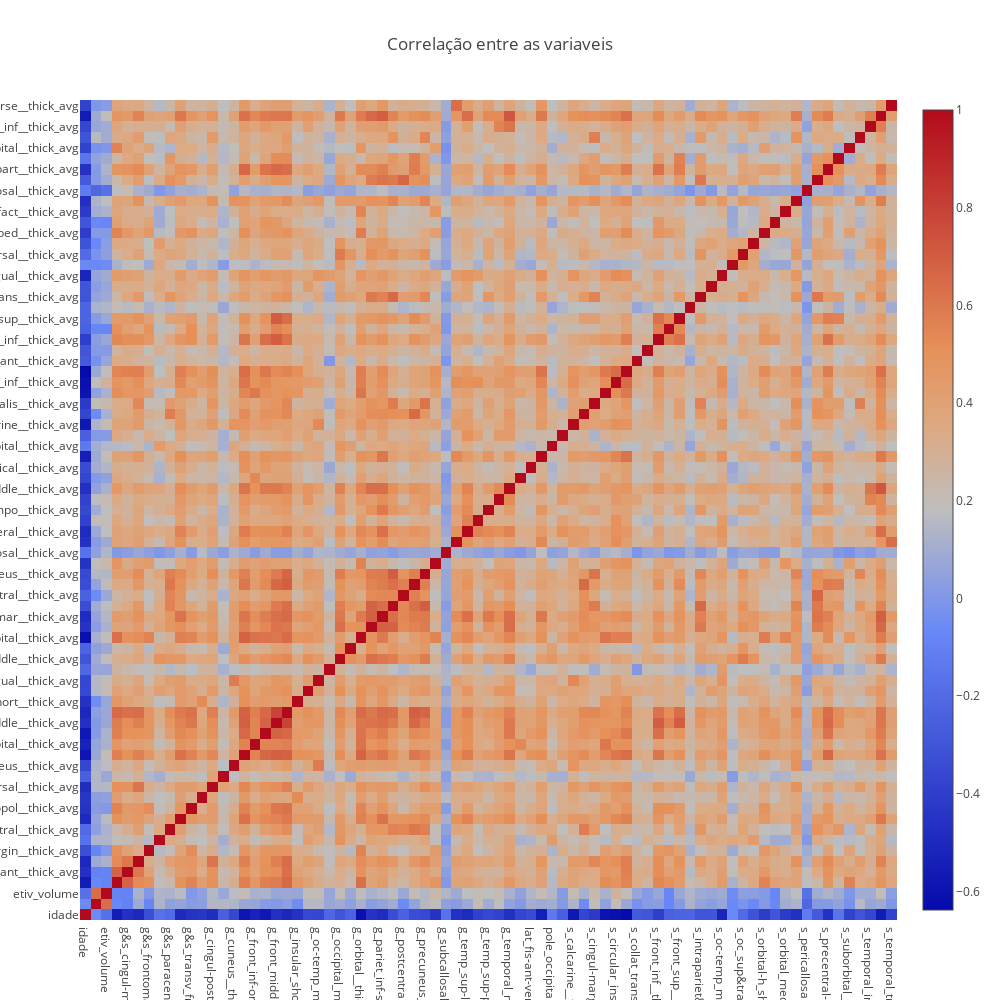

Here is the notebook cell this chart was saved with:
### Code cell
import plotly.plotly as py
import plotly.graph_objs as go

corr_m = df_pre.corr()

colorscales = ['Greys', 'YlGnBu', 'Greens', 'YlOrRd', 'Bluered', 'RdBu',
            'Reds', 'Blues', 'Picnic', 'Rainbow', 'Portland', 'Jet',
            'Hot', 'Blackbody', 'Earth', 'Electric', 'Viridis', 'Cividis']

heatmap = go.Heatmap(z=corr_m.as_matrix(), x=corr_m.columns, y=corr_m.index,autocolorscale=True)


data=[heatmap]


#     print(df__['{}_0'.format(clas)].sum())
layout = dict(title='Correlação entre as variaveis',
             xaxis=dict(
                            autorange=True,
                            showgrid=True,
                            zeroline=False,
                            showline=False,
                            ticks='',
                            showticklabels=True
                        ),
                        yaxis=dict(
                            autorange=True,
                            showgrid=False,
                            zeroline=False,
                            showline=False,
                            ticks='',
                            showticklabels=True
                        ),
                  width=1000, 
                  height=1000,  #960
                  margin=go.layout.Margin(
#                                             l=410,
    #                                       r=50,
    #                                       b=100,
    #                                       t=100,
    #                                       pad=4
                                        ),
    #               paper_bgcolor='rgba(1,2,0,0)',
    #               plot_bgcolor='rgba(1,2,0,0)'
             )



fig = go.Figure(data=data, layout=layout)
#     plotly.offline.plot(fig)

iplot(fig, filename='horizontal-bar')
# pio.write_image(fig, 'braskem_corr_categorias.'%(OUTPUT_PATH,targ.lower(),clas))
plotly.offline.plot(fig, filename = 'braskem_corr_categorias.html', auto_open=False)

### Figure 1 — Plotly figure (JSON) as saved in the notebook; plotly's stock layout.template omitted (floating-point values rounded to 4 significant figures; data arrays with more than 128 entries replaced by an {"elided": "..."} marker saying what was removed)
{"data": [{"autocolorscale": true, "type": "heatmap", "uid": "fba89e8d-ad36-4e78-8b52-fefc1d6960ab", "x": ["idade", "sexo", "etiv_volume", "g&s_cingul-ant__thick_avg", "g&s_cingul-mid-ant__thick_avg", "g&s_cingul-mid-post__thick_avg", "g&s_frontomargin__thick_avg", "g&s_occipital_inf__thick_avg", "g&s_paracentral__thick_avg", "g&s_subcentral__thick_avg", "g&s_transv_frontopol__thick_avg", "g_ins_lg&s_cent_ins__thick_avg", "g_cingul-post-dorsal__thick_avg", "g_cingul-post-ventral__thick_avg", "g_cuneus__thick_avg", "g_front_inf-opercular__thick_avg", "g_front_inf-orbital__thick_avg", "g_front_inf-triangul__thick_avg", "g_front_middle__thick_avg", "g_front_sup__thick_avg", "g_insular_short__thick_avg", "g_oc-temp_lat-fusifor__thick_avg", "g_oc-temp_med-lingual__thick_avg", "g_oc-temp_med-parahip__thick_avg", "g_occipital_middle__thick_avg", "g_occipital_sup__thick_avg", "g_orbital__thick_avg", "g_pariet_inf-angular__thick_avg", "g_pariet_inf-supramar__thick_avg", "g_parietal_sup__thick_avg", "g_postcentral__thick_avg", "g_precentral__thick_avg", "g_precuneus__thick_avg", "g_rectus__thick_avg", "g_subcallosal__thick_avg", "g_temp_sup-g_t_transv__thick_avg", "g_temp_sup-lateral__thick_avg", "g_temp_sup-plan_polar__thick_avg", "g_temp_sup-plan_tempo__thick_avg", "g_temporal_inf__thick_avg", "g_temporal_middle__thick_avg", "lat_fis-ant-horizont__thick_avg", "lat_fis-ant-vertical__thick_avg", "lat_fis-post__thick_avg", "pole_occipital__thick_avg", "pole_temporal__thick_avg", "s_calcarine__thick_avg", "s_central__thick_avg", "s_cingul-marginalis__thick_avg", "s_circular_insula_ant__thick_avg", "s_circular_insula_inf__thick_avg", "s_circular_insula_sup__thick_avg", "s_collat_transv_ant__thick_avg", "s_collat_transv_post__thick_avg", "s_front_inf__thick_avg", "s_front_middle__thick_avg", "s_front_sup__thick_avg", "s_interm_prim-jensen__thick_avg", "s_intrapariet&p_trans__thick_avg", "s_oc-temp_lat__thick_avg", "s_oc-temp_med&lingual__thick_avg", "s_oc_middle&lunatus__thick_avg", "s_oc_sup&transversal__thick_avg", "s_occipital_ant__thick_avg", "s_orbital-h_shaped__thick_avg", "s_orbital_lateral__thick_avg", "s_orbital_med-olfact__thick_avg", "s_parieto_occipital__thick_avg", "s_pericallosal__thick_avg", "s_postcentral__thick_avg", "s_precentral-inf-part__thick_avg", "s_precentral-sup-part__thick_avg", "s_suborbital__thick_avg", "s_subparietal__thick_avg", "s_temporal_inf__thick_avg", "s_temporal_sup__thick_avg", "s_temporal_transverse__thick_avg"], "y": ["idade", "sexo", "etiv_volume", "g&s_cingul-ant__thick_avg", "g&s_cingul-mid-ant__thick_avg", "g&s_cingul-mid-post__thick_avg", "g&s_frontomargin__thick_avg", "g&s_occipital_inf__thick_avg", "g&s_paracentral__thick_avg", "g&s_subcentral__thick_avg", "g&s_transv_frontopol__thick_avg", "g_ins_lg&s_cent_ins__thick_avg", "g_cingul-post-dorsal__thick_avg", "g_cingul-post-ventral__thick_avg", "g_cuneus__thick_avg", "g_front_inf-opercular__thick_avg", "g_front_inf-orbital__thick_avg", "g_front_inf-triangul__thick_avg", "g_front_middle__thick_avg", "g_front_sup__thick_avg", "g_insular_short__thick_avg", "g_oc-temp_lat-fusifor__thick_avg", "g_oc-temp_med-lingual__thick_avg", "g_oc-temp_med-parahip__thick_avg", "g_occipital_middle__thick_avg", "g_occipital_sup__thick_avg", "g_orbital__thick_avg", "g_pariet_inf-angular__thick_avg", "g_pariet_inf-supramar__thick_avg", "g_parietal_sup__thick_avg", "g_postcentral__thick_avg", "g_precentral__thick_avg", "g_precuneus__thick_avg", "g_rectus__thick_avg", "g_subcallosal__thick_avg", "g_temp_sup-g_t_transv__thick_avg", "g_temp_sup-lateral__thick_avg", "g_temp_sup-plan_polar__thick_avg", "g_temp_sup-plan_tempo__thick_avg", "g_temporal_inf__thick_avg", "g_temporal_middle__thick_avg", "lat_fis-ant-horizont__thick_avg", "lat_fis-ant-vertical__thick_avg", "lat_fis-post__thick_avg", "pole_occipital__thick_avg", "pole_temporal__thick_avg", "s_calcarine__thick_avg", "s_central__thick_avg", "s_cingul-marginalis__thick_avg", "s_circular_insula_ant__thick_avg", "s_circular_insula_inf__thick_avg", "s_circular_insula_sup__thick_avg", "s_collat_transv_ant__thick_avg", "s_collat_transv_post__thick_avg", "s_front_inf__thick_avg", "s_front_middle__thick_avg", "s_front_sup__thick_avg", "s_interm_prim-jensen__thick_avg", "s_intrapariet&p_trans__thick_avg", "s_oc-temp_lat__thick_avg", "s_oc-temp_med&lingual__thick_avg", "s_oc_middle&lunatus__thick_avg", "s_oc_sup&transversal__thick_avg", "s_occipital_ant__thick_avg", "s_orbital-h_shaped__thick_avg", "s_orbital_lateral__thick_avg", "s_orbital_med-olfact__thick_avg", "s_parieto_occipital__thick_avg", "s_pericallosal__thick_avg", "s_postcentral__thick_avg", "s_precentral-inf-part__thick_avg", "s_precentral-sup-part__thick_avg", "s_suborbital__thick_avg", "s_subparietal__thick_avg", "s_temporal_inf__thick_avg", "s_temporal_sup__thick_avg", "s_temporal_transverse__thick_avg"], "z": {"elided": "77x77 float values"}}], "layout": {"height": 1000, "title": {"text": "Correlação entre as variaveis"}, "width": 1000, "xaxis": {"autorange": true, "range": [-0.5, 76.5], "showgrid": true, "showline": false, "showticklabels": true, "ticks": "", "type": "category", "zeroline": false}, "yaxis": {"autorange": true, "range": [-0.5, 76.5], "showgrid": false, "showline": false, "showticklabels": true, "ticks": "", "type": "category", "zeroline": false}}}
